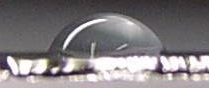
#> input picture contact_angle01.jpg, 209 x 88 px
$ jupyter execute --allow-errors contact_angle.ipynb   (shell and % lines are left out)   (Python 2 division)
#> lines starting #> are read from the running program, lines starting #| are printed output that depends on the picture; after the words box and inside, x2 and y2 are one past the last pixel; in counts of white or black regions, pixels touching at a corner belong together
[cell 1]
import pylab as pl
import cv2
import numpy as np

# 自动计算接触角

[cell 2]
img = cv2.imread("contact_angle01.jpg")
#> img is the input picture: shape (88, 209, 3); mean B, G, R 126.8, 124.3, 128.7
h, w = img.shape[:2]
#> h = 88; w = 209
pl.imshow(img[:,:,::-1]);

界面以及水珠上面的背景模糊，如果进行边缘检测，不会出现边缘。对边缘图像寻找每列的第一个白色像素：

[cell 3]
th = 80
edge = cv2.Canny(img, th, th*2)
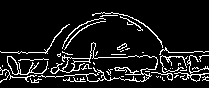
#> edge: shape (88, 209); 10% white in thin lines or dots, all inside (x1, y1, x2, y2) = (0, 12, 209, 83)
Y = edge.argmax(axis=0)
#> Y = 209 values, max 53 at index 19, min 12 at index 101, mean 36.12
X = pl.arange(edge.shape[1])
#> X = 209 values from 0 to 208
pl.imshow(edge, cmap="gray")
pl.plot(X, Y, "r")
pl.axis([0, w, h, 0]);
#> the sliders are set to th1 = 100, th2 = 125

[cell 4]
from IPython.html.widgets import interact

@interact(th1=(50, 150), th2=(50, 200))
def test_canny(th1, th2):
#> called with th1 = 100, th2 = 125
    edge = cv2.Canny(img, th1, th2)
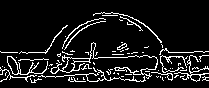
#> edge: shape (88, 209); 10% white in thin lines or dots, all inside (x1, y1, x2, y2) = (0, 12, 209, 83)
    Y = edge.argmax(axis=0)
#> Y = 209 values, max 60 at index 18, min 12 at index 101, mean 36.32
    X = pl.arange(edge.shape[1])
#> X = 209 values from 0 to 208
    pl.imshow(edge, cmap="gray")
    pl.plot(X, Y, "r")
    pl.axis("off")
    pl.axis([0, w, h, 0]);
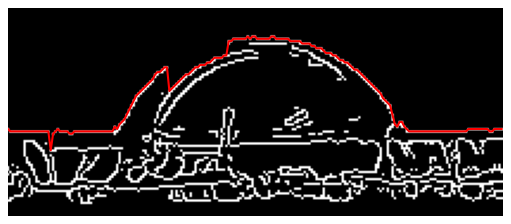
#> figure drawn by matplotlib, 1 panel

用直线和圆构成的分段函数去拟合上面的红色点。

[cell 5]
def line_circle_intersect(b, cx, cy, r):
    dx = (r**2 - (b - cy)**2)**0.5
    x1 = cx - dx
    x2 = cx + dx
    return x1, x2

def line_circle(x, b, cx, cy, r):
    x1, x2 = line_circle_intersect(b, cx, cy, r)
    return np.where(x < x1, b,
                    np.where(x > x2, b,
                             cy - (r**2 - (cx - x)**2)**0.5))

Y2 = line_circle(X, 80, 100, 90, 70)

pl.plot(X, Y)
pl.plot(X, Y2)
ax = pl.gca()
ax.imshow(img)
ax.axis([0, w, h, 0]);
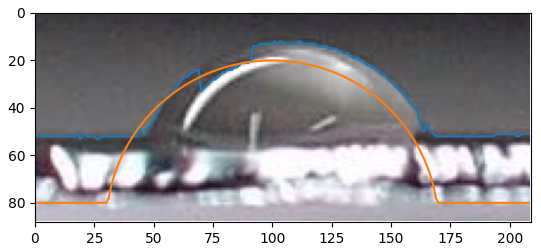
#> figure drawn by matplotlib, 1 panel; B, G, R data is drawn as R, G, B

用`optimize.minimize()`找到最佳拟合参数：

[cell 6]
from scipy import optimize

def f(p):
    return np.abs(line_circle(X, *p) - Y).sum()

h, w = img.shape[:2]

rlist = np.linspace(10, w/2, 10)
res = min([optimize.minimize(f, (h/2, w/2, h/2, r)) for r in rlist], key=lambda res: res.fun)
#> res = 10 items

Y2 = line_circle(X, *res.x)
pl.imshow(img)
pl.plot(X, Y2, "r", alpha=0.5);

b, cx, cy, r = res.x
#> b = -3789.4; cx = -4453.3; cy = -13139.4; r = 2290.2
angle = np.pi*0.5 - np.arcsin((cy - b) / r)
#> angle = nan

x1, x2 = line_circle_intersect(*res.x)
#> x1 = nan; x2 = nan

angle2 = np.pi - angle
#> angle2 = nan

length = 100
dy = -length*np.tan(angle2)
#> dy = nan
pl.plot([x2-length, x2+length],
        [b-dy, b+dy], alpha=0.8)

ax = pl.gca()
ax.axis((0, w, h, 0));
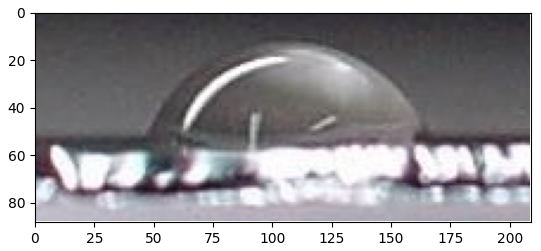
#> figure drawn by matplotlib, 1 panel; B, G, R data is drawn as R, G, B

[cell 7]
np.rad2deg(angle)
#> Out = nan

## 非水平直线

[cell 8]
img = cv2.imread("contact_angle02.jpg")
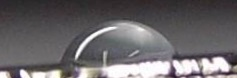
#> input picture contact_angle02.jpg, 237 x 78 px
#> img is the input picture: shape (78, 237, 3); mean B, G, R 104.9, 102.4, 105.8
pl.imshow(img[:,:,::-1])
h, w = img.shape[:2]
#> h = 78; w = 237

[cell 9]
th = 80
edge = cv2.Canny(img, th, th*2)
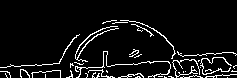
#> edge: shape (78, 237); 7% white in thin lines or dots, all inside (x1, y1, x2, y2) = (0, 20, 237, 78)
Y = edge.argmax(axis=0)
#> Y = 237 values, max 67 at index 0, min 20 at index 111, mean 45.61
X = pl.arange(edge.shape[1])
#> X = 237 values from 0 to 236
pl.imshow(edge, cmap="gray")
pl.plot(X, Y, "r")
pl.axis([0, w, h, 0]);
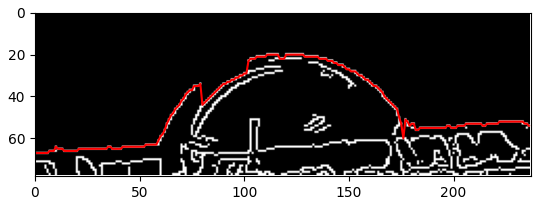
#> figure drawn by matplotlib, 1 panel

计算直线与圆的交点的函数变得比较复杂：

[cell 10]
def line_circle_intersect(k, b, cx, cy, r):
    from math import sqrt
    x0 = b - cy
    x1 = k**2 + 1
    x2 = cx - k*x0
    x3 = sqrt(-x1*(cx**2 - r**2 + x0**2) + x2**2)
    x4 = x2 + x3
    x5 = x2 - x3
    x6 = b*x1
    return [x5/x1, (k*x5 + x6)/x1, x4/x1, (k*x4 + x6)/x1]

def line_circle(x, k, b, cx, cy, r):
#> called with x = array of shape (237,), k = -0.1, b = 80, cx = 100, cy = 90, r = 60
    try:
        x1, y1, x2, y2 = line_circle_intersect(k, b, cx, cy, r)
        x1, x2 = min(x1, x2), max(x1, x2)
        line = k * x + b
        circle = cy - (r**2 - (cx - x)**2)**0.5
        return np.where(x < x1, line,
                        np.where(x > x2, line, circle))
    except ValueError:
        return np.zeros_like(x)

Y2 = line_circle(X, -0.1, 80.0, 100.0, 90.0, 60.0)

pl.plot(X, Y)
pl.plot(X, Y2)
ax = pl.gca()
ax.imshow(img)
ax.axis([0, w, h, 0]);
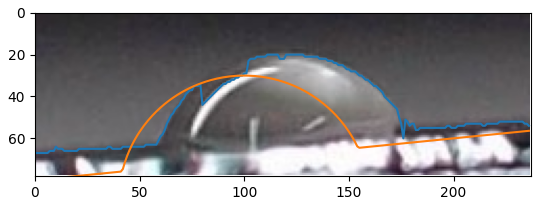
#> figure drawn by matplotlib, 1 panel; B, G, R data is drawn as R, G, B

[cell 11]
def f(p):
    return np.abs(line_circle(X, *p) - Y).sum()

h, w = img.shape[:2]
rlist = np.linspace(10, w/2, 10)
res = min([optimize.minimize(f, (0, h/2, w/2, h/2, r)) for r in rlist],
          key=lambda res: res.fun)

fig, ax = pl.subplots(figsize=(15, 4))

Y2 = line_circle(X, *res.x)
#> Y2 = 237 values, max 66.96 at index 0, min 19.96 at index 120, mean 44.91
ax.imshow(img)
ax.plot(X, Y2, "r", alpha=0.5);

k, b, cx, cy, r = res.x
#> k = -0.0643; b = 66.96; cx = 120.3; cy = 86.29; r = 66.33

x1, y1, x2, y2 = line_circle_intersect(*res.x)
#> x1 = 58.13; y1 = 63.22; x2 = 179; y2 = 55.45

if x2 < x1:
    x, y = x1, y1
else:
    x, y = x2, y2
#> x = 179; y = 55.45

angle = np.pi*0.5 - np.arcsin((cy - y) / r)
#> angle = 1.09
angle2 = np.pi - angle
#> angle2 = 2.05

length = 100
dy = -length*np.tan(angle2)
#> dy = 190.4
ax.plot([x-length, x+length],
        [y-dy, y+dy], alpha=0.8)

ax.axis((0, w, h, 0));
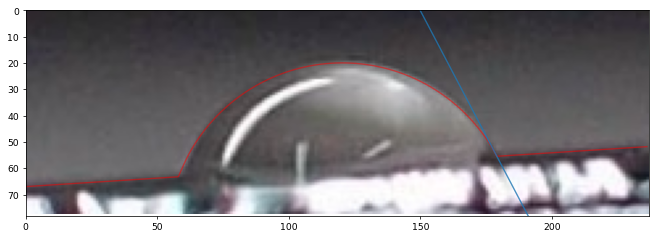
#> figure drawn by matplotlib, 1 panel; B, G, R data is drawn as R, G, B

[cell 12]
np.rad2deg(angle - np.arctan(k))
#> Out = 65.97

## SymPy公式推导

[cell 13]
from sympy.geometry import Line, Point, Circle
from sympy import symbols, cse, init_printing
init_printing(use_latex="mathjax")

计算水平直线与圆的交点：

[cell 14]
b, k = symbols("b, k")
cx, cy = symbols("cx, cy")
r = symbols("r", positive=True)

line = Line(Point(0, b), slope=0)
circle = Circle(Point(cx, cy), r)
p1, p2 = line.intersection(circle)

p1.x, p2.x

计算任意直线与圆的交点：

[cell 15]
line = Line(Point(0, b), slope=k)
circle = Circle(Point(cx, cy), r)
p1, p2 = line.intersection(circle)

[cell 16]
p1.x, p1.y

[cell 17]
p2.x, p2.y

使用`cse()`可以将多个表达式转换成分步运算，然后将分步表达式输出成Python程序：

[cell 18]
steps, result = cse([p1.x, p1.y, p2.x, p2.y])
print "def line_circle_intersect(k, b, cx, cy, r):"
print "    from math import sqrt"
for step in steps:
    print "    %s = %s" % step
print "    return", result
